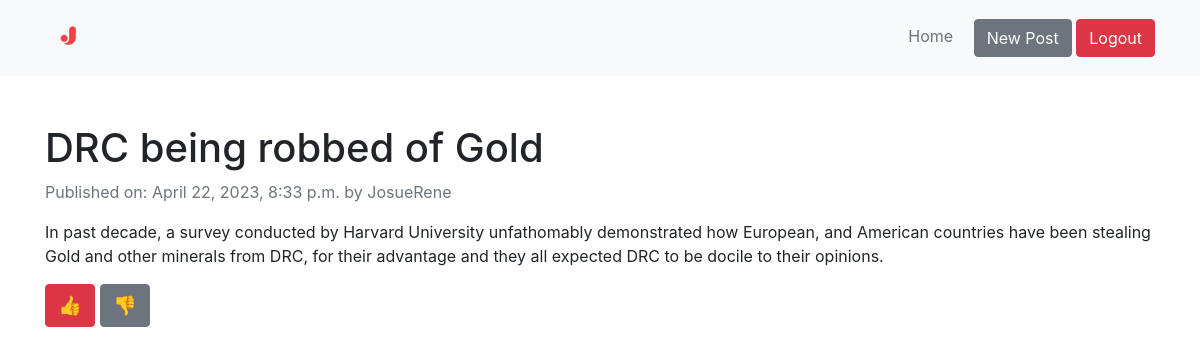
Page /post/6/ (signed in) on the committed database.
### post/models.py (models this page shows)
class Post(models.Model):
    type = models.ForeignKey(Type, related_name='posts', on_delete=models.CASCADE)
    title = models.CharField(max_length=500, null=False, blank=False)
    description = models.TextField(blank=False, null=False)
    created_by = models.ForeignKey(User, related_name='posts', on_delete=models.CASCADE)
    created_at = models.DateTimeField(auto_now_add=True)

### post/views.py (the view)
# urls.py: path('<int:pk>/', views.detail, name='detail'),
def detail(request, pk):
    post = get_object_or_404(Post, pk = pk)
    return render(request, 'post/detail.html', {
        'post': post
    })

### post/templates/post/detail.html (shortened to what this page needs)
{% extends 'authenticate/base.html' %}
{% block content %}
  <div class="container mt-5">
      <h1> {{ post.title }} </h1>
      <p class="text-muted"> Published on: {{ post.created_at }} by {{ post.created_by }} </p>
      <p> {{ post.description }} </p>
      <a href="#" class="btn btn-danger" style="font-size: 1.2rem;"> 👍 </a>
      <a href="#" class="btn btn-secondary" style="font-size: 1.2rem;"> 👎 </a>
  </div>
{% endblock %}

### rows in the picture
Post: title "DRC being robbed of Gold", created_at "April 22, 2023, 8:33 p.m.", created_by "JosueRene", description "In past decade, a survey conducted by Harvard University unfathomably demonstrated how European, and American countries have been stealing Gold and other minerals from DRC, for their advantage and they all expected DRC to be docile to their opinions."
